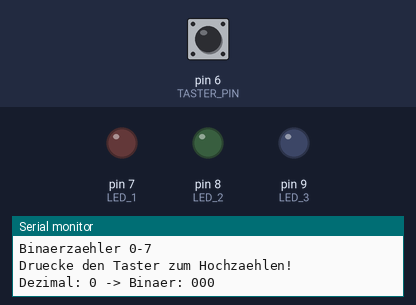
Recording of a sketch running on a simulated Arduino Uno, built with avr-gcc and run on an emulated ATmega328P. Shown: output pins drawn as LEDs (lit = HIGH), the last lines printed to the serial monitor. The inputs (shaded band) are chosen by the test bench; at power-on: pin 6 (TASTER_PIN) HIGH.

Above: at 1.2 s.
1.3 s: pin 6 (TASTER_PIN) pulled LOW for 0.15 s
At 2.2 s:
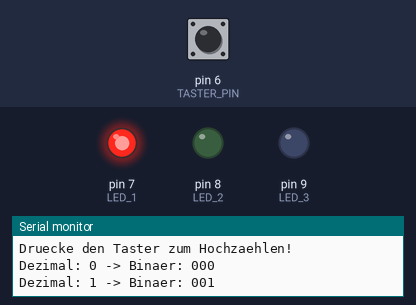
2.9 s: pin 6 (TASTER_PIN) pulled LOW for 1 s
At 3.4 s:
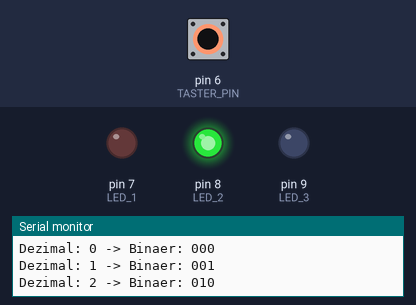
5.4 s: pin 6 (TASTER_PIN) pulled LOW for 0.15 s
At 6.5 s:
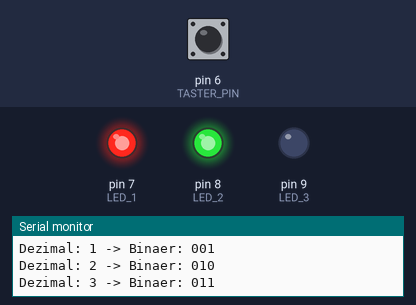
7.0 s: pin 6 (TASTER_PIN) pulled LOW for 3.2 s
At 7.8 s:
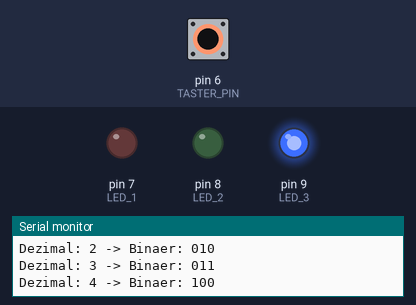
11.7 s: pin 6 (TASTER_PIN) pulled LOW for 0.15 s
At 12.5 s:
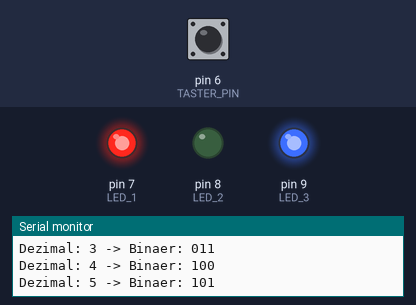
13.3 s: pin 6 (TASTER_PIN) pulled LOW for 1 s
At 13.8 s:
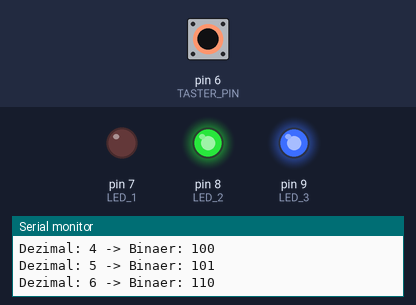
Timing chart, 0 to 16.3 s (numbered marks = the images above; inputs shaded):
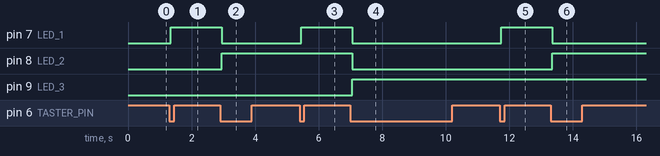

The sketch:

challenge3_binaerzaehler.ino
```cpp
// B03 Challenge 3: Binärzähler mit 3 LEDs
// Zeigt den Zählerstand binär an (0-7)

const int LED_1 = 7;  // Bit 0 (Wert 1)
const int LED_2 = 8;  // Bit 1 (Wert 2)
const int LED_3 = 9;  // Bit 2 (Wert 4)
const int TASTER_PIN = 6;

int zaehler = 0;

void zeigeBinaer(int wert) {
  // Bit 0 (1er Stelle)
  digitalWrite(LED_1, (wert & 1) ? HIGH : LOW);
  // Bit 1 (2er Stelle)
  digitalWrite(LED_2, (wert & 2) ? HIGH : LOW);
  // Bit 2 (4er Stelle)
  digitalWrite(LED_3, (wert & 4) ? HIGH : LOW);

  Serial.print("Dezimal: ");
  Serial.print(wert);
  Serial.print(" -> Binaer: ");
  Serial.print((wert & 4) ? 1 : 0);
  Serial.print((wert & 2) ? 1 : 0);
  Serial.println((wert & 1) ? 1 : 0);
}

void setup() {
  pinMode(LED_1, OUTPUT);
  pinMode(LED_2, OUTPUT);
  pinMode(LED_3, OUTPUT);
  pinMode(TASTER_PIN, INPUT_PULLUP);

  Serial.begin(9600);
  Serial.println("Binaerzaehler 0-7");
  Serial.println("Druecke den Taster zum Hochzaehlen!");

  zeigeBinaer(zaehler);
}

void loop() {
  if (digitalRead(TASTER_PIN) == LOW) {
    delay(50);  // Entprellen
    if (digitalRead(TASTER_PIN) == LOW) {
      zaehler++;
      if (zaehler > 7) {
        zaehler = 0;  // Ueberlauf
        Serial.println("--- Ueberlauf! Zurueck auf 0 ---");
      }
      zeigeBinaer(zaehler);

      // Warten bis losgelassen
      while (digitalRead(TASTER_PIN) == LOW) {
        delay(10);
      }
      delay(50);
    }
  }
}
```

Measured:
- after the input at 1.3 s, pin 7 (LED_1): LOW → HIGH after 0.05 s
- after the input at 2.9 s, pin 7 (LED_1): HIGH → LOW after 0.05 s; pin 8 (LED_2): LOW → HIGH after 0.05 s
- after the input at 5.4 s, pin 7 (LED_1): LOW → HIGH after 0.05 s
- after the input at 7.0 s, pin 7 (LED_1), pin 8 (LED_2): HIGH → LOW after 0.05 s; pin 9 (LED_3): LOW → HIGH after 0.05 s
- after the input at 11.7 s, pin 7 (LED_1): LOW → HIGH after 0.05 s
- after the input at 13.3 s, pin 7 (LED_1): HIGH → LOW after 0.05 s; pin 8 (LED_2): LOW → HIGH after 0.05 s
